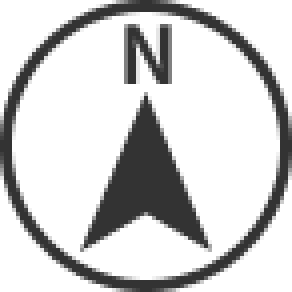
#> input picture data/assets/images/map_connpass.png, 73 x 73 px (shown 4 times larger)
$ python -i icon_image.py   (imports and definitions only)
#> lines starting #> are read from the running program, lines starting #| are printed output that depends on the picture
from PIL import Image
from pathlib import Path


def crop_to_square_and_resize(input_path, output_path, target_size=60):
    """
    画像を正方形にクリップし、指定サイズにリサイズする

    Args:
        input_path (str): 入力画像のパス
        output_path (str): 出力画像のパス
        target_size (int): 最終的な画像サイズ（正方形）
    """
#> called with input_path = '../../assets/images/map_connpass.png', output_path = 'out.png', target_size = 60
    try:
        # 画像を開く
        with Image.open(input_path) as img:
            # RGBAモードに変換（透明度を保持）
#> img is the input picture: PIL image 73x73 RGBA; mean R, G, B, A 152.8, 152.8, 152.8, 200.3
            if img.mode != "RGBA":
                img = img.convert("RGBA")

            width, height = img.size
#> width = 73; height = 73

            # 短い辺を基準にして正方形の領域を計算
            min_dimension = min(width, height)
#> min_dimension = 73

            # センタークロップの座標を計算
            left = (width - min_dimension) // 2
#> left = 0
            top = (height - min_dimension) // 2
#> top = 0
            right = left + min_dimension
#> right = 73
            bottom = top + min_dimension
#> bottom = 73

            # 正方形にクリップ
            cropped_img = img.crop((left, top, right, bottom))

            # 指定サイズにリサイズ（高品質リサンプリング使用）
            resized_img = cropped_img.resize(
                (target_size, target_size), Image.Resampling.LANCZOS
            )
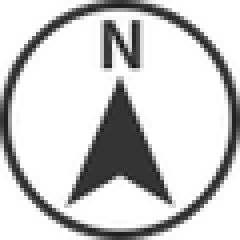
#> resized_img: PIL image 60x60 RGBA (shown 4 times larger); mean R, G, B, A 153.4, 153.4, 153.4, 200.2; transparent parts drawn white

            # WebP形式で保存
            resized_img.save(output_path, "WEBP", quality=90)

        return True

    except Exception as e:
        print(f"エラー処理中: {input_path} - {str(e)}")
        return False


# [58 lines left out: functions collect_webp_files, process_directory, not called in this run]


SCRIPT_DIR = Path(__file__).resolve().parent
OUTPUT_DIR = SCRIPT_DIR.parents[2] / "assets"
# 使用例
# [16 lines not run here, left out]

    # 単体ファイルを処理する場合の例
    # crop_to_square_and_resize("input.webp", "output.webp", 60)

>>> result = crop_to_square_and_resize('../../assets/images/map_connpass.png', 'out.png')
